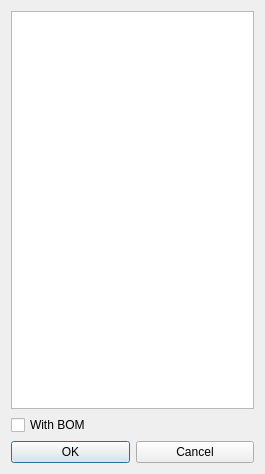
<?xml version="1.0" encoding="UTF-8"?>
<ui version="4.0">
 <class>EncodingListDialog</class>
 <widget class="QDialog" name="EncodingListDialog">
  <property name="geometry">
   <rect>
    <x>0</x>
    <y>0</y>
    <width>265</width>
    <height>474</height>
   </rect>
  </property>
  <property name="windowTitle">
   <string>Select encoding</string>
  </property>
  <layout class="QVBoxLayout" name="verticalLayout">
   <item>
    <widget class="QListWidget" name="listWidget"/>
   </item>
   <item>
    <widget class="QCheckBox" name="cbWithBOM">
     <property name="text">
      <string>With BOM</string>
     </property>
    </widget>
   </item>
   <item>
    <layout class="QHBoxLayout" name="horizontalLayout">
     <item>
      <widget class="QPushButton" name="btnOK">
       <property name="text">
        <string>OK</string>
       </property>
      </widget>
     </item>
     <item>
      <widget class="QPushButton" name="btnCancel">
       <property name="text">
        <string>Cancel</string>
       </property>
      </widget>
     </item>
    </layout>
   </item>
  </layout>
 </widget>
 <resources/>
 <connections/>
</ui>
